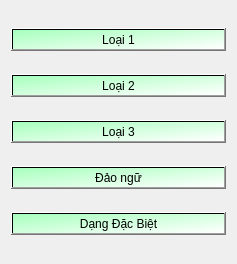
       <widget class="QWidget" name="page_5">
        <property name="geometry">
         <rect>
          <x>0</x>
          <y>0</y>
          <width>237</width>
          <height>264</height>
         </rect>
        </property>
        <attribute name="label">
         <string>Conditional Sentences</string>
        </attribute>
        <layout class="QVBoxLayout" name="verticalLayout_7">
         <item>
          <widget class="QPushButton" name="con1">
           <property name="styleSheet">
            <string notr="true">background-color: qlineargradient(spread:pad, x1:0, y1:0, x2:1, y2:1, stop:0 rgba(167, 255, 189, 255), stop:1 rgba(255, 255, 255, 255));
</string>
           </property>
           <property name="text">
            <string>Loại 1</string>
           </property>
          </widget>
         </item>
         <item>
          <widget class="QPushButton" name="con2">
           <property name="styleSheet">
            <string notr="true">background-color: qlineargradient(spread:pad, x1:0, y1:0, x2:1, y2:1, stop:0 rgba(167, 255, 189, 255), stop:1 rgba(255, 255, 255, 255));
</string>
           </property>
           <property name="text">
            <string>Loại 2</string>
           </property>
          </widget>
         </item>
         <item>
          <widget class="QPushButton" name="con3">
           <property name="styleSheet">
            <string notr="true">background-color: qlineargradient(spread:pad, x1:0, y1:0, x2:1, y2:1, stop:0 rgba(167, 255, 189, 255), stop:1 rgba(255, 255, 255, 255));
</string>
           </property>
           <property name="text">
            <string>Loại 3</string>
           </property>
          </widget>
         </item>
         <item>
          <widget class="QPushButton" name="condn">
           <property name="styleSheet">
            <string notr="true">background-color: qlineargradient(spread:pad, x1:0, y1:0, x2:1, y2:1, stop:0 rgba(167, 255, 189, 255), stop:1 rgba(255, 255, 255, 255));
</string>
           </property>
           <property name="text">
            <string>Đảo ngữ</string>
           </property>
          </widget>
         </item>
         <item>
          <widget class="QPushButton" name="conSpe">
           <property name="styleSheet">
            <string notr="true">background-color: qlineargradient(spread:pad, x1:0, y1:0, x2:1, y2:1, stop:0 rgba(167, 255, 189, 255), stop:1 rgba(255, 255, 255, 255));
</string>
           </property>
           <property name="text">
            <string>Dạng Đặc Biệt</string>
           </property>
          </widget>
         </item>
        </layout>
       </widget>
